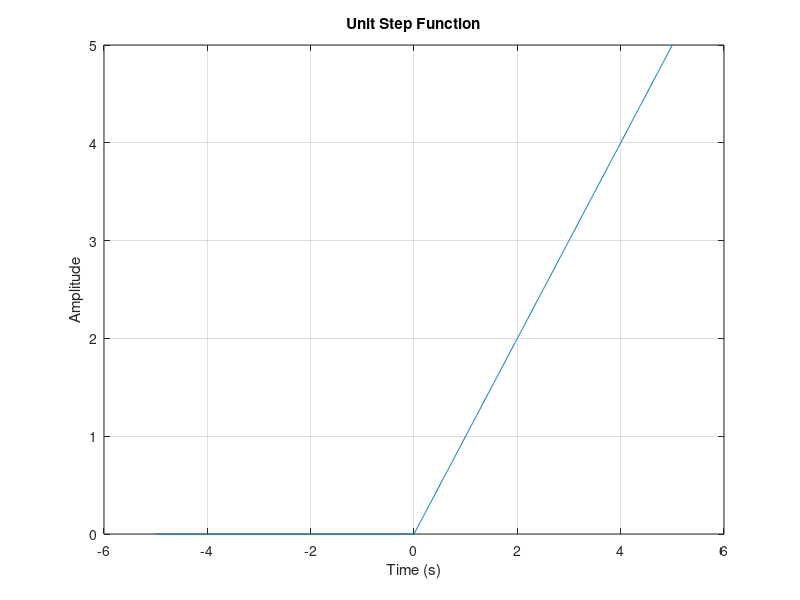
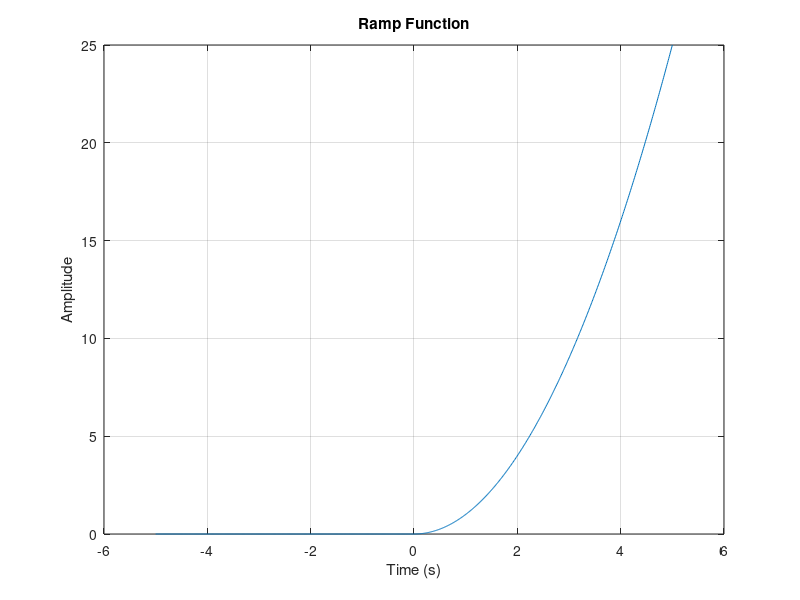
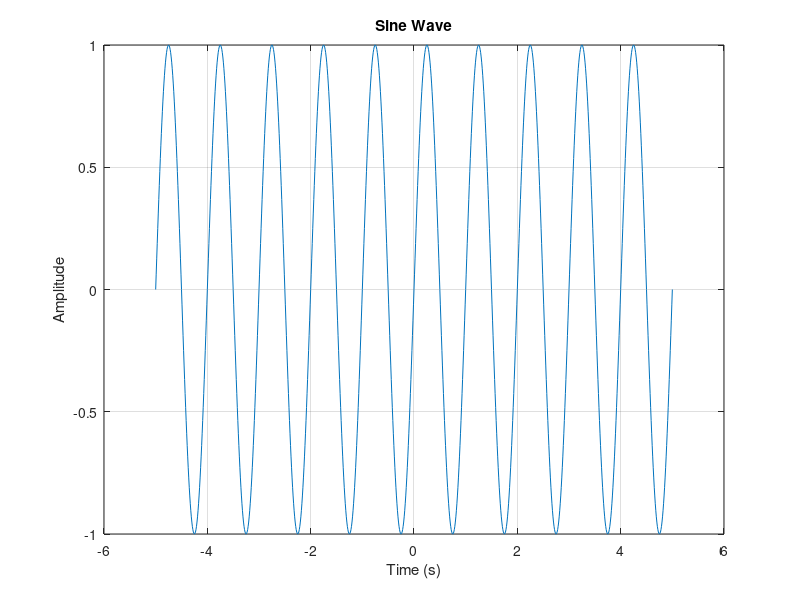
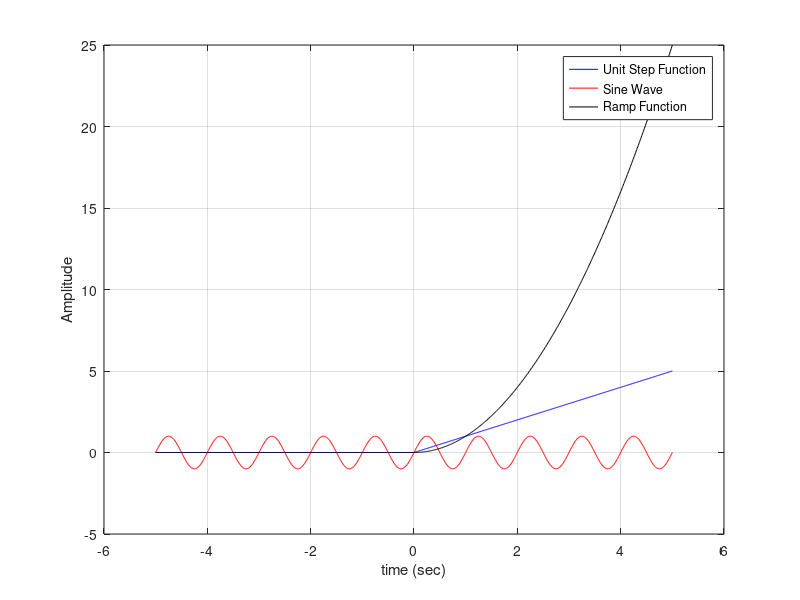

These figures' MATLAB source, in order:
%% Signals and Systems Laboratory 2
%       Exercise 1
%       Continious Signals
clear;
clc


%%
dt = 0.01;
t = -5:dt:5;
u1 = 0*t(t<0);
u2 = 1*t(t>=0);

u = [u1 u2];

figure(1);
clf;
plot(t,u);
title('Unit Step Function');
xlabel('Time (s)');
ylabel('Amplitude');
grid on;

%
r = t.*u;
figure(2);
clf;
plot(t, r);
title('Ramp Function');
xlabel('Time (s)');
ylabel('Amplitude');
grid on;

%
x = sin(2*pi*t);
% Plot the sine wave
figure(3);
clf;
plot(t, x);
title('Sine Wave');
xlabel('Time (s)');
ylabel('Amplitude');
grid on;

%
figure(4);
clf;
plot(t, u, 'b-');
hold on;
% Overlay the sine wave on the unit step function plot
plot(t, x, 'r');
plot(t, r, 'k');
legend('Unit Step Function', 'Sine Wave','Ramp Function');
hold off;
grid on;
xlabel("time (sec)");
ylabel("Amplitude");

%%

dt = 0.01;
t = 0:dt:3*pi;
x = sin(pi/4*t);
y = cos(3*pi/4*t);

figure(5);
plot(t,x,'r-');
hold on;
plot(t,y,'b-');
hold off;
grid on;
legend("Sine Wave", "Cosine Wave");
xlabel("time (sec)");
ylabel("Amplitude");

x_sum = x + y;
figure(6);
plot(t, x_sum, 'k-');
title('Sum of Sine and Cosine Waves');
xlabel('Time (sec)');
ylabel('Amplitude');
grid on;
